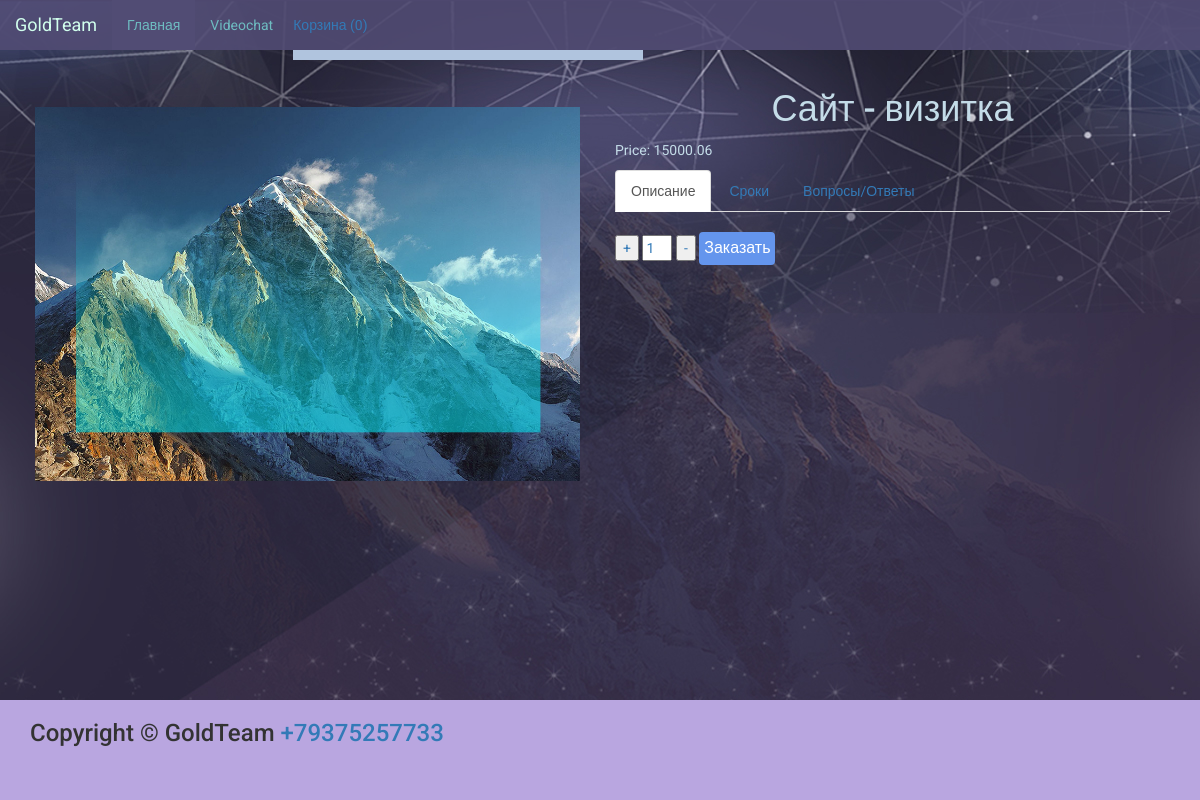
/product/1/, run on an earlier commit of the app's database.
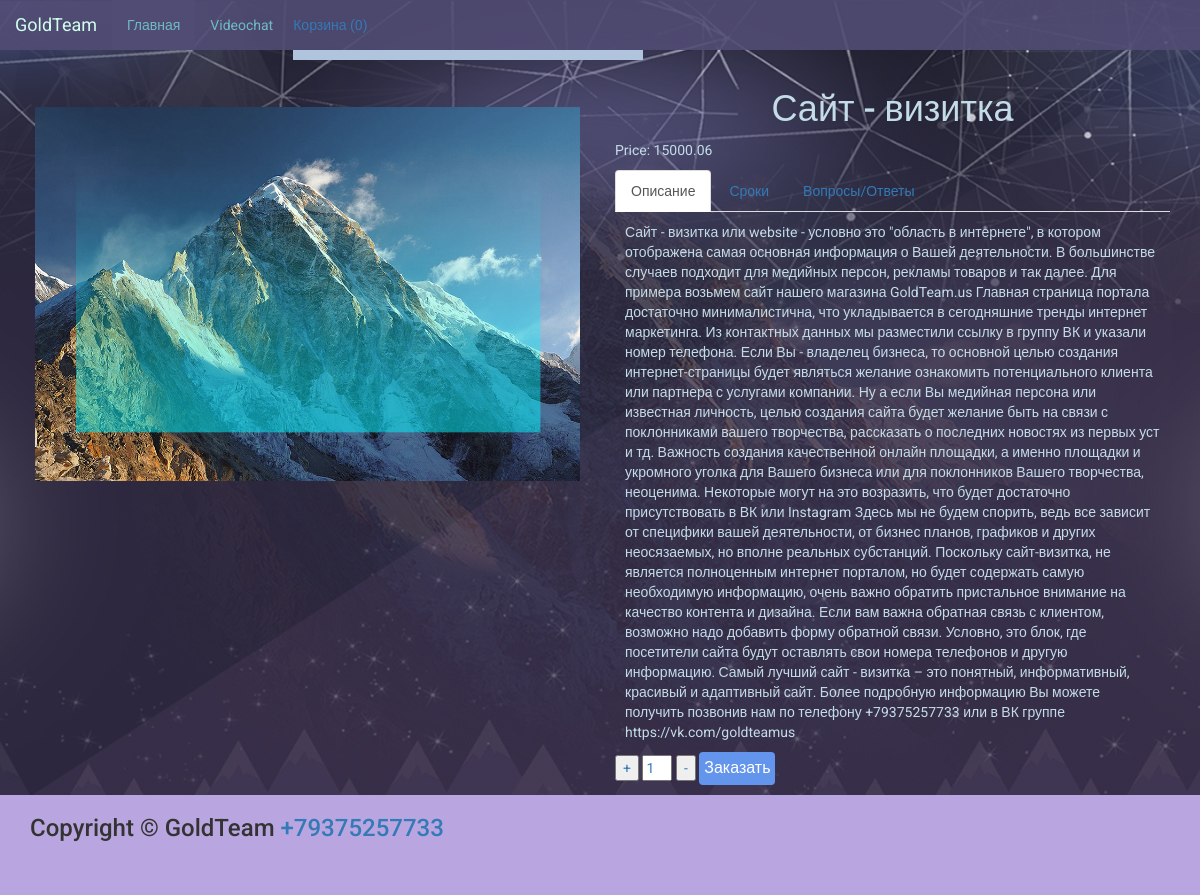
And on a later commit of the database.
### products/models.py (models this page shows, shortened)
class Product(models.Model):
    name = models.CharField(max_length=64, blank=True, null=True, default=None)
    price = models.DecimalField(max_digits=10, decimal_places=2, default=0)  # price*nmb
    discount = models.IntegerField(default=0)
    category = models.ForeignKey(ProductCategory, blank=True, null=True, default=None)
    short_description = models.TextField(blank=True, null=True, default=None)
    description = models.TextField(blank=True, null=True, default=None)
    is_active = models.BooleanField(default=True)
    created = models.DateTimeField(auto_now_add=True, auto_now=False)
    updated = models.DateTimeField(auto_now_add=False, auto_now=True)
    class Meta:
        verbose_name = 'Товар'
        verbose_name_plural = 'Товары'

### products/views.py (the view)
# urls.py: url(r'^product/(?P<product_id>\w+)/$', views.product, name='product'),
def product(request, product_id):
    product = Product.objects.get(id=product_id)
    session_key = request.session.session_key
    if not session_key:
        request.session.cycle_key()
    print(request.session.session_key)
    return render(request, 'products/product.html', locals())

### orders/context_processors.py (called while the page is built)
def getting_basket_info(request):
    session_key = request.session.session_key
    if not session_key:
        request.session["session_key"] = 123
        request.session.cycle_key()
    products_in_basket = ProductInBasket.objects.filter(session_key=session_key, is_active=True, order__isnull=True)
    products_total_nmb = products_in_basket.count()
    return locals()

### templates/products/product.html (shortened to what this page needs)
{% extends 'base.html' %}
{% load static %}
{% block content %}
    <div class="container" xmlns="http://www.w3.org/1999/html">
        <div class="row">
            <div class="col-lg-6 product-image-item">
                {% for image_item in product.productimage_set.all %}
                    <div class="product-image-item">
                        <img src="{{ image_item.image.url }}" class="img-responsive">
                    </div>
                {% endfor %}
            </div>
            <div class="col-lg-6 indent">
                <h1 class="text-center color" >
                    {{ product.name }}
                </h1>
                <div class="color">
                    <p>
                        Price: {{ product.price }}
                    </p>
                </div>
                <div>
                      <ul class="nav nav-tabs" role="tablist">
                        <li role="presentation" class="active">
                            <a href="#description" aria-controls="home" role="tab" data-toggle="tab">
                                Описание
                            </a>
                        </li>
                        <li role="presentation">
                            <a href="#about" aria-controls="profile" role="tab" data-toggle="tab">
                                Сроки
                            </a>
                        </li>
                        <li role="presentation"><a href="#messages" aria-controls="messages" role="tab" data-toggle="tab">Вопросы/Ответы</a></li>
                      </ul>
                      <div class="tab-content product-description-tabs">
                        <div role="tabpanel" class="tab-pane active" id="description">
                            {{ product.description }}
                        </div>
                      </div>
                    <div>
                        <form id="form_buying_product" class="form-inline" action="{% url 'basket_adding' %}">{% csrf_token %}
                            <div class="form-group">
                                <input type="button" value="+" onClick="change('number2',0,10, 1);"/>
                                <input id="number2" type="text" value="1"/>
                                <input type="button" value="-" onClick="change('number2',0,10,-1);"/>
                            </div>
                            <div class="form-group">
                              <button type="submit" id="submit_btn" class="btn btn success btn-buy"
                              data-product_id = "{{ product.id }}"
                                      data-name = "{{ product.name }}"
                               data-price = "{{ product.price }}"
                              >
                               <span>Заказать</span>
                              </button>
                            </div>
                        </form>
                    </div>
                </div>
            </div>
        </div>
    </div>
{% endblock %}

What changed in the data, as far as the page shows it:
changed Product "Сайт - визитка": description (not shown) → "Сайт - визитка или website - условно это \"область в интернете\", в котором отображена самая основная информация о Вашей деятельности. В большинстве случаев подходит для медийных персон, рекламы товаров и так далее. Для примера возьмем сайт нашего магазина GoldTeam.us Главная страница портала достаточно минималистична, что укладывается в сегодняшние тренды интернет маркетинга. Из контактных данных мы разместили ссылку в группу ВК и указали номер телефона. Если Вы - владелец бизнеса, то основной целью создания интернет-страницы будет являться желание ознакомить потенциального клиента или партнера с услугами компании. Ну а если Вы медийная персона или известная личность, целью создания сайта…"
